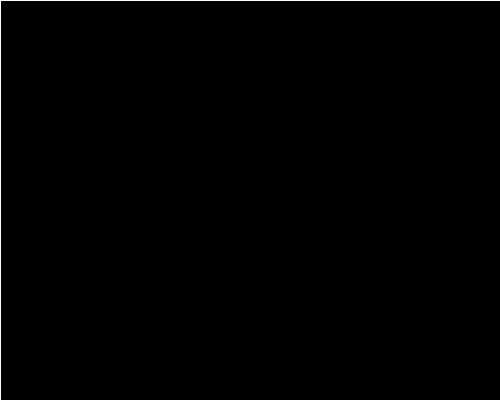
Frame 1 (no input)
Frame 60 (the mouse pressed at the canvas centre just before this capture): identical to frame 1, image omitted
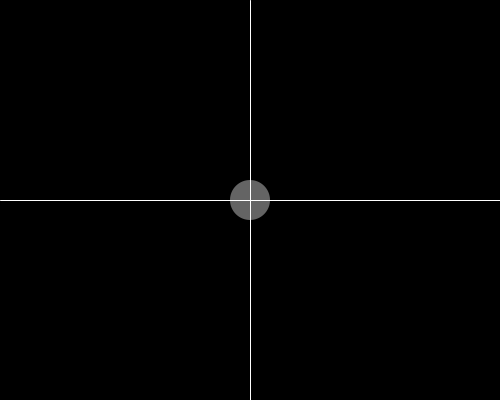
Frame 120 (the mouse held since frame 60 and released just before this capture)

The Processing sketch that drew these frames (run headless with seeded random() and noise(); from frame 60 on, the mouse is pressed at the canvas centre):

// Processing sketch: sketch_pgraphics
// ── sketch_pgraphics.pde
PGraphics circles;

void setup() {
  size(500, 400);
  circles = createGraphics(width, height); 
  circles.beginDraw();
  circles.background(0);
  circles.noStroke();
  circles.fill(255, 100); 
  circles.endDraw();
  noCursor();
} 

void draw() {
  image(circles, 0, 0);
  stroke(255);
  line(mouseX, 0, mouseX, height);
  line(0, mouseY, width, mouseY);
}

void mousePressed() {
  circles.beginDraw();
  circles.ellipse(mouseX, mouseY, 40, 40);
  circles.endDraw();
}
